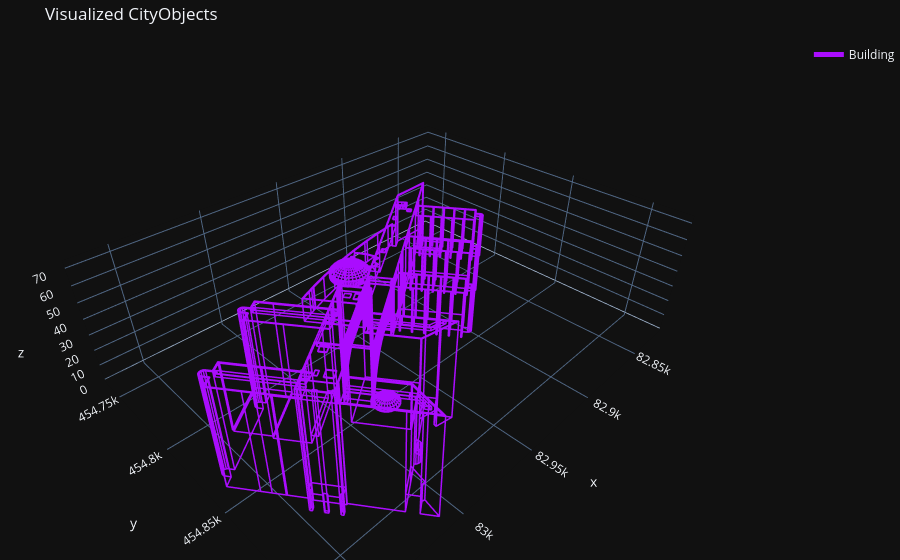

This figure's notebook cell:
### Code cell
cto = [cj["CityObjects"]['bag_0518100000229788']] # 'bag_0518100000286900'
visualize_cityjson_3d(cto, vertices)
